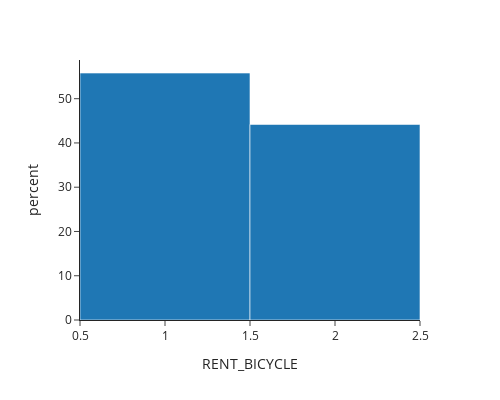

Here is the notebook cell this chart was saved with:
### Markdown cell above
When access time is less than 20 minutes and egress time is greater than 20

### Code cell
df1=df.loc[(df['ACCESS_TIME']<20) ]
df1=df1.loc[(df1['RENT_BICYCLE']!=4) & (df1['RENT_BICYCLE']!=3)]
# sns.histplot(data=df1,x='RENT_BICYCLE',stat='percent')
fig=px.histogram(data_frame=df1,x='RENT_BICYCLE',histnorm='percent',width=500, height=400, template="simple_white",category_orders={"RENT_BICYCLE":["Access only","Egress only","Both"]})
fig.show()

### Figure 1 — Plotly figure (JSON) as saved in the notebook; plotly's stock layout.template omitted (floating-point values rounded to 4 significant figures; data arrays with more than 128 entries replaced by an {"elided": "..."} marker saying what was removed)
{"data": [{"alignmentgroup": "True", "bingroup": "x", "histnorm": "percent", "hovertemplate": "RENT_BICYCLE=%{x}<br>percent=%{y}<extra></extra>", "legendgroup": "", "marker": {"color": "#1F77B4", "pattern": {"shape": ""}}, "name": "", "offsetgroup": "", "orientation": "v", "showlegend": false, "type": "histogram", "x": {"elided": "491 int values"}, "xaxis": "x", "yaxis": "y"}], "layout": {"barmode": "relative", "height": 400, "legend": {"tracegroupgap": 0}, "margin": {"t": 60}, "width": 500, "xaxis": {"anchor": "y", "categoryarray": ["Access only", "Egress only", "Both"], "categoryorder": "array", "domain": [0, 1], "title": {"text": "RENT_BICYCLE"}}, "yaxis": {"anchor": "x", "domain": [0, 1], "title": {"text": "percent"}}}}
